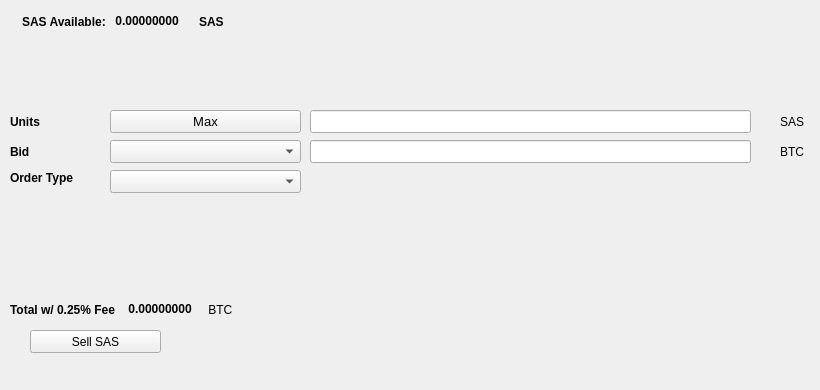
   <widget class="QWidget" name="SellTab">
    <attribute name="title">
     <string>Sell</string>
    </attribute>
    <widget class="QLabel" name="label_16">
     <property name="geometry">
      <rect>
       <x>780</x>
       <y>140</y>
       <width>31</width>
       <height>23</height>
      </rect>
     </property>
     <property name="text">
      <string>BTC</string>
     </property>
    </widget>
    <widget class="QComboBox" name="SellBidcomboBox">
     <property name="geometry">
      <rect>
       <x>110</x>
       <y>140</y>
       <width>191</width>
       <height>23</height>
      </rect>
     </property>
     <property name="font">
      <font>
       <pointsize>10</pointsize>
      </font>
     </property>
    </widget>
    <widget class="QLabel" name="label_18">
     <property name="geometry">
      <rect>
       <x>10</x>
       <y>110</y>
       <width>46</width>
       <height>23</height>
      </rect>
     </property>
     <property name="font">
      <font>
       <weight>75</weight>
       <bold>true</bold>
      </font>
     </property>
     <property name="text">
      <string>Units</string>
     </property>
    </widget>
    <widget class="QPushButton" name="Sell_Max_Amount">
     <property name="geometry">
      <rect>
       <x>110</x>
       <y>110</y>
       <width>191</width>
       <height>23</height>
      </rect>
     </property>
     <property name="font">
      <font>
       <pointsize>10</pointsize>
      </font>
     </property>
     <property name="text">
      <string>Max</string>
     </property>
    </widget>
    <widget class="QLabel" name="label_20">
     <property name="geometry">
      <rect>
       <x>10</x>
       <y>170</y>
       <width>91</width>
       <height>16</height>
      </rect>
     </property>
     <property name="font">
      <font>
       <weight>75</weight>
       <bold>true</bold>
      </font>
     </property>
     <property name="text">
      <string>Order Type</string>
     </property>
    </widget>
    <widget class="QComboBox" name="SellOrdertypeCombo">
     <property name="geometry">
      <rect>
       <x>110</x>
       <y>170</y>
       <width>191</width>
       <height>23</height>
      </rect>
     </property>
     <property name="font">
      <font>
       <pointsize>10</pointsize>
      </font>
     </property>
    </widget>
    <widget class="QLabel" name="label_21">
     <property name="geometry">
      <rect>
       <x>10</x>
       <y>140</y>
       <width>46</width>
       <height>23</height>
      </rect>
     </property>
     <property name="font">
      <font>
       <weight>75</weight>
       <bold>true</bold>
      </font>
     </property>
     <property name="text">
      <string>Bid</string>
     </property>
    </widget>
    <widget class="QLabel" name="label_22">
     <property name="geometry">
      <rect>
       <x>780</x>
       <y>110</y>
       <width>31</width>
       <height>23</height>
      </rect>
     </property>
     <property name="text">
      <string>SAS</string>
     </property>
    </widget>
    <widget class="QLineEdit" name="UnitsInputSAS">
     <property name="geometry">
      <rect>
       <x>310</x>
       <y>110</y>
       <width>441</width>
       <height>23</height>
      </rect>
     </property>
     <property name="font">
      <font>
       <pointsize>9</pointsize>
       <weight>75</weight>
       <bold>true</bold>
      </font>
     </property>
    </widget>
    <widget class="QLineEdit" name="SellBidPriceEdit">
     <property name="geometry">
      <rect>
       <x>310</x>
       <y>140</y>
       <width>441</width>
       <height>23</height>
      </rect>
     </property>
     <property name="font">
      <font>
       <pointsize>9</pointsize>
       <weight>75</weight>
       <bold>true</bold>
      </font>
     </property>
    </widget>
    <widget class="QPushButton" name="SellSASBTN">
     <property name="geometry">
      <rect>
       <x>30</x>
       <y>330</y>
       <width>131</width>
       <height>23</height>
      </rect>
     </property>
     <property name="text">
      <string>Sell SAS</string>
     </property>
     <property name="icon">
      <iconset resource="../sascoin">
       <normaloff>:/icons/bitcoin</normaloff>:/icons/bitcoin</iconset>
     </property>
    </widget>
    <widget class="QWidget" name="layoutWidget3">
     <property name="geometry">
      <rect>
       <x>22</x>
       <y>12</y>
       <width>258</width>
       <height>19</height>
      </rect>
     </property>
     <layout class="QHBoxLayout" name="horizontalLayout">
      <item>
       <widget class="QLabel" name="label232_2">
        <property name="font">
         <font>
          <weight>75</weight>
          <bold>true</bold>
         </font>
        </property>
        <property name="text">
         <string>SAS Available:</string>
        </property>
       </widget>
      </item>
      <item>
       <widget class="QLabel" name="SASAvailableLabel">
        <property name="palette">
         <palette>
          <active>
           <colorrole role="WindowText">
            <brush brushstyle="SolidPattern">
             <color alpha="255">
              <red>0</red>
              <green>0</green>
              <blue>0</blue>
             </color>
            </brush>
           </colorrole>
           <colorrole role="Button">
            <brush brushstyle="SolidPattern">
             <color alpha="255">
              <red>0</red>
              <green>170</green>
              <blue>0</blue>
             </color>
            </brush>
           </colorrole>
           <colorrole role="Light">
            <brush brushstyle="SolidPattern">
             <color alpha="255">
              <red>0</red>
              <green>255</green>
              <blue>0</blue>
             </color>
            </brush>
           </colorrole>
           <colorrole role="Midlight">
            <brush brushstyle="SolidPattern">
             <color alpha="255">
              <red>0</red>
              <green>212</green>
              <blue>0</blue>
             </color>
            </brush>
           </colorrole>
           <colorrole role="Dark">
            <brush brushstyle="SolidPattern">
             <color alpha="255">
              <red>0</red>
              <green>85</green>
              <blue>0</blue>
             </color>
            </brush>
           </colorrole>
           <colorrole role="Mid">
            <brush brushstyle="SolidPattern">
             <color alpha="255">
              <red>0</red>
              <green>113</green>
              <blue>0</blue>
             </color>
            </brush>
           </colorrole>
           <colorrole role="Text">
            <brush brushstyle="SolidPattern">
             <color alpha="255">
              <red>0</red>
              <green>170</green>
              <blue>0</blue>
             </color>
            </brush>
           </colorrole>
           <colorrole role="BrightText">
            <brush brushstyle="SolidPattern">
             <color alpha="255">
              <red>255</red>
              <green>255</green>
              <blue>255</blue>
             </color>
            </brush>
           </colorrole>
           <colorrole role="ButtonText">
            <brush brushstyle="SolidPattern">
             <color alpha="255">
              <red>0</red>
              <green>0</green>
              <blue>0</blue>
             </color>
            </brush>
           </colorrole>
           <colorrole role="Base">
            <brush brushstyle="SolidPattern">
             <color alpha="255">
              <red>255</red>
              <green>255</green>
              <blue>255</blue>
             </color>
            </brush>
           </colorrole>
           <colorrole role="Window">
            <brush brushstyle="SolidPattern">
             <color alpha="255">
              <red>0</red>
              <green>170</green>
              <blue>0</blue>
             </color>
            </brush>
           </colorrole>
           <colorrole role="Shadow">
            <brush brushstyle="SolidPattern">
             <color alpha="255">
              <red>0</red>
              <green>0</green>
              <blue>0</blue>
             </color>
            </brush>
           </colorrole>
           <colorrole role="AlternateBase">
            <brush brushstyle="SolidPattern">
             <color alpha="255">
              <red>127</red>
              <green>212</green>
              <blue>127</blue>
             </color>
            </brush>
           </colorrole>
           <colorrole role="ToolTipBase">
            <brush brushstyle="SolidPattern">
             <color alpha="255">
              <red>255</red>
              <green>255</green>
              <blue>220</blue>
             </color>
            </brush>
           </colorrole>
           <colorrole role="ToolTipText">
            <brush brushstyle="SolidPattern">
             <color alpha="255">
              <red>0</red>
              <green>0</green>
              <blue>0</blue>
             </color>
            </brush>
           </colorrole>
          </active>
          <inactive>
           <colorrole role="WindowText">
            <brush brushstyle="SolidPattern">
             <color alpha="255">
              <red>0</red>
              <green>0</green>
              <blue>0</blue>
             </color>
            </brush>
           </colorrole>
           <colorrole role="Button">
            <brush brushstyle="SolidPattern">
             <color alpha="255">
              <red>0</red>
              <green>170</green>
              <blue>0</blue>
             </color>
            </brush>
           </colorrole>
           <colorrole role="Light">
            <brush brushstyle="SolidPattern">
             <color alpha="255">
              <red>0</red>
              <green>255</green>
              <blue>0</blue>
             </color>
            </brush>
           </colorrole>
           <colorrole role="Midlight">
            <brush brushstyle="SolidPattern">
             <color alpha="255">
              <red>0</red>
              <green>212</green>
              <blue>0</blue>
             </color>
            </brush>
           </colorrole>
           <colorrole role="Dark">
            <brush brushstyle="SolidPattern">
             <color alpha="255">
              <red>0</red>
              <green>85</green>
              <blue>0</blue>
             </color>
            </brush>
           </colorrole>
           <colorrole role="Mid">
            <brush brushstyle="SolidPattern">
             <color alpha="255">
              <red>0</red>
              <green>113</green>
              <blue>0</blue>
             </color>
            </brush>
           </colorrole>
           <colorrole role="Text">
            <brush brushstyle="SolidPattern">
             <color alpha="255">
              <red>0</red>
              <green>170</green>
              <blue>0</blue>
             </color>
            </brush>
           </colorrole>
           <colorrole role="BrightText">
            <brush brushstyle="SolidPattern">
             <color alpha="255">
              <red>255</red>
              <green>255</green>
              <blue>255</blue>
             </color>
            </brush>
           </colorrole>
           <colorrole role="ButtonText">
            <brush brushstyle="SolidPattern">
             <color alpha="255">
              <red>0</red>
              <green>0</green>
              <blue>0</blue>
             </color>
            </brush>
           </colorrole>
           <colorrole role="Base">
            <brush brushstyle="SolidPattern">
             <color alpha="255">
              <red>255</red>
              <green>255</green>
              <blue>255</blue>
             </color>
            </brush>
           </colorrole>
           <colorrole role="Window">
            <brush brushstyle="SolidPattern">
             <color alpha="255">
              <red>0</red>
              <green>170</green>
              <blue>0</blue>
             </color>
            </brush>
           </colorrole>
           <colorrole role="Shadow">
            <brush brushstyle="SolidPattern">
             <color alpha="255">
              <red>0</red>
              <green>0</green>
              <blue>0</blue>
             </color>
            </brush>
           </colorrole>
           <colorrole role="AlternateBase">
            <brush brushstyle="SolidPattern">
             <color alpha="255">
              <red>127</red>
              <green>212</green>
              <blue>127</blue>
             </color>
            </brush>
           </colorrole>
           <colorrole role="ToolTipBase">
            <brush brushstyle="SolidPattern">
             <color alpha="255">
              <red>255</red>
              <green>255</green>
              <blue>220</blue>
             </color>
            </brush>
           </colorrole>
           <colorrole role="ToolTipText">
            <brush brushstyle="SolidPattern">
             <color alpha="255">
              <red>0</red>
              <green>0</green>
              <blue>0</blue>
             </color>
            </brush>
           </colorrole>
          </inactive>
          <disabled>
           <colorrole role="WindowText">
            <brush brushstyle="SolidPattern">
             <color alpha="255">
              <red>0</red>
              <green>85</green>
              <blue>0</blue>
             </color>
            </brush>
           </colorrole>
           <colorrole role="Button">
            <brush brushstyle="SolidPattern">
             <color alpha="255">
              <red>0</red>
              <green>170</green>
              <blue>0</blue>
             </color>
            </brush>
           </colorrole>
           <colorrole role="Light">
            <brush brushstyle="SolidPattern">
             <color alpha="255">
              <red>0</red>
              <green>255</green>
              <blue>0</blue>
             </color>
            </brush>
           </colorrole>
           <colorrole role="Midlight">
            <brush brushstyle="SolidPattern">
             <color alpha="255">
              <red>0</red>
              <green>212</green>
              <blue>0</blue>
             </color>
            </brush>
           </colorrole>
           <colorrole role="Dark">
            <brush brushstyle="SolidPattern">
             <color alpha="255">
              <red>0</red>
              <green>85</green>
              <blue>0</blue>
             </color>
            </brush>
           </colorrole>
           <colorrole role="Mid">
            <brush brushstyle="SolidPattern">
             <color alpha="255">
              <red>0</red>
              <green>113</green>
              <blue>0</blue>
             </color>
            </brush>
           </colorrole>
           <colorrole role="Text">
            <brush brushstyle="SolidPattern">
             <color alpha="255">
              <red>0</red>
              <green>85</green>
              <blue>0</blue>
             </color>
            </brush>
           </colorrole>
           <colorrole role="BrightText">
            <brush brushstyle="SolidPattern">
             <color alpha="255">
              <red>255</red>
              <green>255</green>
              <blue>255</blue>
             </color>
            </brush>
           </colorrole>
           <colorrole role="ButtonText">
            <brush brushstyle="SolidPattern">
             <color alpha="255">
              <red>0</red>
              <green>85</green>
              <blue>0</blue>
             </color>
            </brush>
           </colorrole>
           <colorrole role="Base">
            <brush brushstyle="SolidPattern">
             <color alpha="255">
              <red>0</red>
              <green>170</green>
              <blue>0</blue>
             </color>
            </brush>
           </colorrole>
           <colorrole role="Window">
            <brush brushstyle="SolidPattern">
             <color alpha="255">
              <red>0</red>
              <green>170</green>
              <blue>0</blue>
             </color>
            </brush>
           </colorrole>
           <colorrole role="Shadow">
            <brush brushstyle="SolidPattern">
             <color alpha="255">
              <red>0</red>
              <green>0</green>
              <blue>0</blue>
             </color>
            </brush>
           </colorrole>
           <colorrole role="AlternateBase">
            <brush brushstyle="SolidPattern">
             <color alpha="255">
              <red>0</red>
              <green>170</green>
              <blue>0</blue>
             </color>
            </brush>
           </colorrole>
           <colorrole role="ToolTipBase">
            <brush brushstyle="SolidPattern">
             <color alpha="255">
              <red>255</red>
              <green>255</green>
              <blue>220</blue>
             </color>
            </brush>
           </colorrole>
           <colorrole role="ToolTipText">
            <brush brushstyle="SolidPattern">
             <color alpha="255">
              <red>0</red>
              <green>0</green>
              <blue>0</blue>
             </color>
            </brush>
           </colorrole>
          </disabled>
         </palette>
        </property>
        <property name="font">
         <font>
          <weight>75</weight>
          <bold>true</bold>
         </font>
        </property>
        <property name="text">
         <string> 0.00000000 </string>
        </property>
        <property name="textInteractionFlags">
         <set>Qt::LinksAccessibleByMouse|Qt::TextSelectableByKeyboard|Qt::TextSelectableByMouse</set>
        </property>
       </widget>
      </item>
      <item>
       <widget class="QLabel" name="labelSAS">
        <property name="font">
         <font>
          <weight>75</weight>
          <bold>true</bold>
         </font>
        </property>
        <property name="text">
         <string>SAS</string>
        </property>
       </widget>
      </item>
     </layout>
    </widget>
    <widget class="QWidget" name="layoutWidget">
     <property name="geometry">
      <rect>
       <x>10</x>
       <y>300</y>
       <width>268</width>
       <height>19</height>
      </rect>
     </property>
     <layout class="QHBoxLayout" name="horizontalLayout_2">
      <item>
       <widget class="QLabel" name="label_19">
        <property name="font">
         <font>
          <weight>75</weight>
          <bold>true</bold>
         </font>
        </property>
        <property name="text">
         <string>Total w/ 0.25% Fee </string>
        </property>
       </widget>
      </item>
      <item>
       <widget class="QLabel" name="SellCostLabel">
        <property name="palette">
         <palette>
          <active>
           <colorrole role="WindowText">
            <brush brushstyle="SolidPattern">
             <color alpha="255">
              <red>0</red>
              <green>0</green>
              <blue>0</blue>
             </color>
            </brush>
           </colorrole>
           <colorrole role="Button">
            <brush brushstyle="SolidPattern">
             <color alpha="255">
              <red>0</red>
              <green>170</green>
              <blue>0</blue>
             </color>
            </brush>
           </colorrole>
           <colorrole role="Light">
            <brush brushstyle="SolidPattern">
             <color alpha="255">
              <red>0</red>
              <green>255</green>
              <blue>0</blue>
             </color>
            </brush>
           </colorrole>
           <colorrole role="Midlight">
            <brush brushstyle="SolidPattern">
             <color alpha="255">
              <red>0</red>
              <green>212</green>
              <blue>0</blue>
             </color>
            </brush>
           </colorrole>
           <colorrole role="Dark">
            <brush brushstyle="SolidPattern">
             <color alpha="255">
              <red>0</red>
              <green>85</green>
              <blue>0</blue>
             </color>
            </brush>
           </colorrole>
           <colorrole role="Mid">
            <brush brushstyle="SolidPattern">
             <color alpha="255">
              <red>0</red>
              <green>113</green>
              <blue>0</blue>
             </color>
            </brush>
           </colorrole>
           <colorrole role="Text">
            <brush brushstyle="SolidPattern">
             <color alpha="255">
              <red>0</red>
              <green>170</green>
              <blue>0</blue>
             </color>
            </brush>
           </colorrole>
           <colorrole role="BrightText">
            <brush brushstyle="SolidPattern">
             <color alpha="255">
              <red>255</red>
              <green>255</green>
              <blue>255</blue>
             </color>
            </brush>
           </colorrole>
           <colorrole role="ButtonText">
            <brush brushstyle="SolidPattern">
             <color alpha="255">
              <red>0</red>
              <green>0</green>
              <blue>0</blue>
             </color>
            </brush>
           </colorrole>
           <colorrole role="Base">
            <brush brushstyle="SolidPattern">
             <color alpha="255">
              <red>255</red>
              <green>255</green>
              <blue>255</blue>
             </color>
            </brush>
           </colorrole>
           <colorrole role="Window">
            <brush brushstyle="SolidPattern">
             <color alpha="255">
              <red>0</red>
              <green>170</green>
              <blue>0</blue>
             </color>
            </brush>
           </colorrole>
           <colorrole role="Shadow">
            <brush brushstyle="SolidPattern">
             <color alpha="255">
              <red>0</red>
              <green>0</green>
              <blue>0</blue>
             </color>
            </brush>
           </colorrole>
           <colorrole role="AlternateBase">
            <brush brushstyle="SolidPattern">
             <color alpha="255">
              <red>127</red>
              <green>212</green>
              <blue>127</blue>
             </color>
            </brush>
           </colorrole>
           <colorrole role="ToolTipBase">
            <brush brushstyle="SolidPattern">
             <color alpha="255">
              <red>255</red>
              <green>255</green>
              <blue>220</blue>
             </color>
            </brush>
           </colorrole>
           <colorrole role="ToolTipText">
            <brush brushstyle="SolidPattern">
             <color alpha="255">
              <red>0</red>
              <green>0</green>
              <blue>0</blue>
             </color>
            </brush>
           </colorrole>
          </active>
          <inactive>
           <colorrole role="WindowText">
            <brush brushstyle="SolidPattern">
             <color alpha="255">
              <red>0</red>
              <green>0</green>
              <blue>0</blue>
             </color>
            </brush>
           </colorrole>
           <colorrole role="Button">
            <brush brushstyle="SolidPattern">
             <color alpha="255">
              <red>0</red>
              <green>170</green>
              <blue>0</blue>
             </color>
            </brush>
           </colorrole>
           <colorrole role="Light">
            <brush brushstyle="SolidPattern">
             <color alpha="255">
              <red>0</red>
              <green>255</green>
              <blue>0</blue>
             </color>
            </brush>
           </colorrole>
           <colorrole role="Midlight">
            <brush brushstyle="SolidPattern">
             <color alpha="255">
              <red>0</red>
              <green>212</green>
              <blue>0</blue>
             </color>
            </brush>
           </colorrole>
           <colorrole role="Dark">
            <brush brushstyle="SolidPattern">
             <color alpha="255">
              <red>0</red>
              <green>85</green>
              <blue>0</blue>
             </color>
            </brush>
           </colorrole>
           <colorrole role="Mid">
            <brush brushstyle="SolidPattern">
             <color alpha="255">
              <red>0</red>
              <green>113</green>
              <blue>0</blue>
             </color>
            </brush>
           </colorrole>
           <colorrole role="Text">
            <brush brushstyle="SolidPattern">
             <color alpha="255">
              <red>0</red>
              <green>170</green>
              <blue>0</blue>
             </color>
            </brush>
           </colorrole>
           <colorrole role="BrightText">
            <brush brushstyle="SolidPattern">
             <color alpha="255">
              <red>255</red>
              <green>255</green>
              <blue>255</blue>
             </color>
            </brush>
           </colorrole>
           <colorrole role="ButtonText">
            <brush brushstyle="SolidPattern">
             <color alpha="255">
              <red>0</red>
              <green>0</green>
              <blue>0</blue>
             </color>
            </brush>
           </colorrole>
           <colorrole role="Base">
            <brush brushstyle="SolidPattern">
             <color alpha="255">
              <red>255</red>
              <green>255</green>
              <blue>255</blue>
             </color>
            </brush>
           </colorrole>
           <colorrole role="Window">
            <brush brushstyle="SolidPattern">
             <color alpha="255">
              <red>0</red>
              <green>170</green>
              <blue>0</blue>
             </color>
            </brush>
           </colorrole>
           <colorrole role="Shadow">
            <brush brushstyle="SolidPattern">
             <color alpha="255">
              <red>0</red>
              <green>0</green>
              <blue>0</blue>
             </color>
            </brush>
           </colorrole>
           <colorrole role="AlternateBase">
            <brush brushstyle="SolidPattern">
             <color alpha="255">
              <red>127</red>
              <green>212</green>
              <blue>127</blue>
             </color>
            </brush>
           </colorrole>
           <colorrole role="ToolTipBase">
            <brush brushstyle="SolidPattern">
             <color alpha="255">
              <red>255</red>
              <green>255</green>
              <blue>220</blue>
             </color>
            </brush>
           </colorrole>
           <colorrole role="ToolTipText">
            <brush brushstyle="SolidPattern">
             <color alpha="255">
              <red>0</red>
              <green>0</green>
              <blue>0</blue>
             </color>
            </brush>
           </colorrole>
          </inactive>
          <disabled>
           <colorrole role="WindowText">
            <brush brushstyle="SolidPattern">
             <color alpha="255">
              <red>0</red>
              <green>85</green>
              <blue>0</blue>
             </color>
            </brush>
           </colorrole>
           <colorrole role="Button">
            <brush brushstyle="SolidPattern">
             <color alpha="255">
              <red>0</red>
              <green>170</green>
              <blue>0</blue>
             </color>
            </brush>
           </colorrole>
           <colorrole role="Light">
            <brush brushstyle="SolidPattern">
             <color alpha="255">
              <red>0</red>
              <green>255</green>
              <blue>0</blue>
             </color>
            </brush>
           </colorrole>
           <colorrole role="Midlight">
            <brush brushstyle="SolidPattern">
             <color alpha="255">
              <red>0</red>
              <green>212</green>
              <blue>0</blue>
             </color>
            </brush>
           </colorrole>
           <colorrole role="Dark">
            <brush brushstyle="SolidPattern">
             <color alpha="255">
              <red>0</red>
              <green>85</green>
              <blue>0</blue>
             </color>
            </brush>
           </colorrole>
           <colorrole role="Mid">
            <brush brushstyle="SolidPattern">
             <color alpha="255">
              <red>0</red>
              <green>113</green>
              <blue>0</blue>
             </color>
            </brush>
           </colorrole>
           <colorrole role="Text">
            <brush brushstyle="SolidPattern">
             <color alpha="255">
              <red>0</red>
              <green>85</green>
              <blue>0</blue>
             </color>
            </brush>
           </colorrole>
           <colorrole role="BrightText">
            <brush brushstyle="SolidPattern">
             <color alpha="255">
              <red>255</red>
              <green>255</green>
              <blue>255</blue>
             </color>
            </brush>
           </colorrole>
           <colorrole role="ButtonText">
            <brush brushstyle="SolidPattern">
             <color alpha="255">
              <red>0</red>
              <green>85</green>
              <blue>0</blue>
             </color>
            </brush>
           </colorrole>
           <colorrole role="Base">
            <brush brushstyle="SolidPattern">
             <color alpha="255">
              <red>0</red>
              <green>170</green>
              <blue>0</blue>
             </color>
            </brush>
           </colorrole>
           <colorrole role="Window">
            <brush brushstyle="SolidPattern">
             <color alpha="255">
              <red>0</red>
              <green>170</green>
              <blue>0</blue>
             </color>
            </brush>
           </colorrole>
           <colorrole role="Shadow">
            <brush brushstyle="SolidPattern">
             <color alpha="255">
              <red>0</red>
              <green>0</green>
              <blue>0</blue>
             </color>
            </brush>
           </colorrole>
           <colorrole role="AlternateBase">
            <brush brushstyle="SolidPattern">
             <color alpha="255">
              <red>0</red>
              <green>170</green>
              <blue>0</blue>
             </color>
            </brush>
           </colorrole>
           <colorrole role="ToolTipBase">
            <brush brushstyle="SolidPattern">
             <color alpha="255">
              <red>255</red>
              <green>255</green>
              <blue>220</blue>
             </color>
            </brush>
           </colorrole>
           <colorrole role="ToolTipText">
            <brush brushstyle="SolidPattern">
             <color alpha="255">
              <red>0</red>
              <green>0</green>
              <blue>0</blue>
             </color>
            </brush>
           </colorrole>
          </disabled>
         </palette>
        </property>
        <property name="font">
         <font>
          <weight>75</weight>
          <bold>true</bold>
         </font>
        </property>
        <property name="autoFillBackground">
         <bool>false</bool>
        </property>
        <property name="text">
         <string> 0.00000000</string>
        </property>
        <property name="textInteractionFlags">
         <set>Qt::LinksAccessibleByMouse|Qt::TextSelectableByMouse</set>
        </property>
       </widget>
      </item>
      <item>
       <widget class="QLabel" name="label_17">
        <property name="font">
         <font>
          <weight>50</weight>
          <bold>false</bold>
         </font>
        </property>
        <property name="text">
         <string> BTC</string>
        </property>
       </widget>
      </item>
     </layout>
    </widget>
    <widget class="QLabel" name="label_23">
     <property name="geometry">
      <rect>
       <x>460</x>
       <y>300</y>
       <width>281</width>
       <height>81</height>
      </rect>
     </property>
     <property name="text">
      <string/>
     </property>
     <property name="pixmap">
      <pixmap>:/images/bittrex</pixmap>
     </property>
    </widget>
   </widget>
